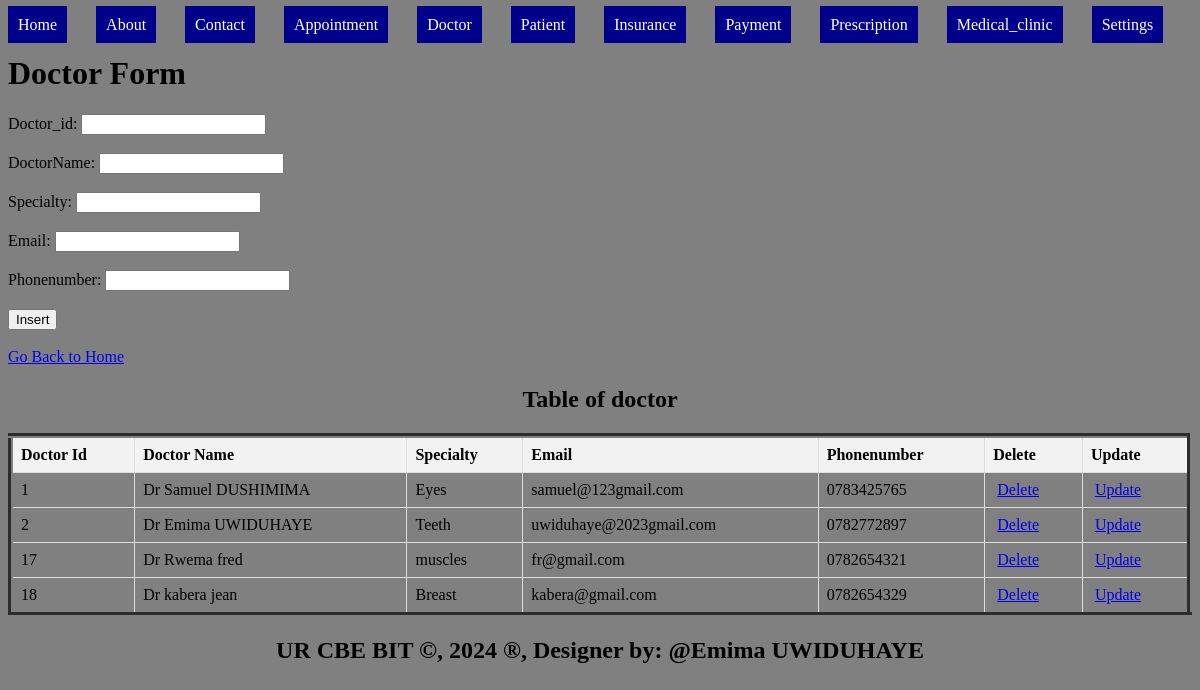
/doctor.php, run on the app's committed database.
### tables this page shows
CREATE TABLE `doctor` (
  `Doctor_id` int(10) NOT NULL,
  `DoctorName` varchar(90) DEFAULT NULL,
  `Specialty` text DEFAULT NULL,
  `Email` varchar(40) DEFAULT NULL,
  `Phonenumber` varchar(20) DEFAULT NULL
);

### doctor.php (the view, shortened to what this page needs)
<!DOCTYPE html>
<html>
<head>
</head>
<body bgcolor="grey">
   <ul style="list-style-type: none; padding: 0;">
    <li style="display: inline; margin-right: 10px;"><a href="./home.html" style="padding: 10px; color: white; background-color:  darkblue; text-decoration: none; margin-right: 15px;">Home</a></li>
    <li style="display: inline; margin-right: 10px;"><a href="./about.html" style="padding: 10px; color: white; background-color:  darkblue; text-decoration: none; margin-right: 15px;">About</a></li>
    <li style="display: inline; margin-right: 10px;"><a href="./contact.html" style="padding: 10px; color: white; background-color: darkblue; text-decoration: none; margin-right: 15px;">Contact</a></li>
    <li style="display: inline; margin-right: 10px;"><a href="./Appointment.php" style="padding: 10px; color: white; background-color:  darkblue; text-decoration: none; margin-right: 15px;">Appointment</a></li>
    <li style="display: inline; margin-right: 10px;"><a href="./Doctor.php" style="padding: 10px; color: white; background-color: darkblue;text-decoration: none; margin-right: 15px;">Doctor</a></li>
    <li style="display: inline; margin-right: 10px;"><a href="./Patient.php" style="padding: 10px; color: white; background-color: darkblue; text-decoration: none; margin-right: 15px;">Patient</a></li>
    <li style="display: inline; margin-right: 10px;"><a href="./Insurance.php" style="padding: 10px; color: white; background-color:  darkblue; text-decoration: none; margin-right: 15px;">Insurance</a></li>
    <li style="display: inline; margin-right: 10px;"><a href="./Payment.php" style="padding: 10px; color: white; background-color: darkblue;text-decoration: none; margin-right: 15px;">Payment</a></li>
    <li style="display: inline; margin-right: 10px;"><a href="./Prescription.php" style="padding: 10px; color: white; background-color:  darkblue; text-decoration: none; margin-right: 15px;">Prescription</a></li>
    <li style="display: inline; margin-right: 10px;"><a href="./Medical.php" style="padding: 10px; color: white; background-color: darkblue;text-decoration: none; margin-right: 15px;">Medical_clinic</a></li>
    <li class="dropdown" style="display: inline; margin-right: 10px;">
      <a href="#" style="padding: 10px; color: white; background-color: darkblue; text-decoration: none; margin-right: 15px;">Settings</a>
    </li>
  </ul>
    <h1>Doctor Form</h1>
<form method="post" onsubmit="return confirmInsert();">
<label for="did">Doctor_id:</label>
<input type="number" id="did" name="did" required><br><br>
<label for="pname">DoctorName:</label>
<input type="text" id="dname" name="dname" required><br><br>
<label for="specialty">Specialty:</label>
<input type="text" id="Specialty" name="specialty" required><br><br>
<label for="eml">Email:</label>
<input type="text" id="eml" name="eml" required><br><br>
<label for="eml">Phonenumber:</label>
<input type="text" id="phone" name="phone" required><br><br>
<input type="submit" name="add" value="Insert"><br><br>
<a href="./home.html">Go Back to Home</a>
</form>
<!DOCTYPE html>
<html>
<head>
</head>
<body>
    <center><h2>Table of doctor</h2></center>
    <table border="5">
        <tr>
            <th>Doctor Id</th>
            <th>Doctor Name</th>
            <th>Specialty</th>
            <th>Email</th>
            <th>Phonenumber</th>
            <th>Delete</th>
            <th>Update</th>
        </tr>
        <?php
        $host = "localhost";
        $user = "root";
        $pass = "";
        $database = "emima";
        $connection = new mysqli($host, $user, $pass, $database);
        $sql = "SELECT * FROM doctor";
        $result = $connection->query($sql);
        if ($result->num_rows > 0) {
            while ($row = $result->fetch_assoc()) {
                $did = $row['Doctor_id'];
                echo "<tr>
                    <td>" . $row['Doctor_id'] . "</td>
                    <td>" . $row['DoctorName'] . "</td>
                     <td>" . $row['Specialty'] . "</td>
                    <td>" . $row['Email'] . "</td>
                    <td>" . $row['Phonenumber'] . "</td>
                    <td><a style='padding:4px' href='delete.Doctor.php?Doctor_id=$did'>Delete</a></td>
                    <td><a style='padding:4px' href='update_Doctor.php?Doctor_id=$did'>Update</a></td>
                </tr>";
            }
        } else {
            echo "<tr><td colspan='5'>No data found</td></tr>";
        }
        ?>
    </table>
</body>
<footer>
  <center>
    <b><h2>UR CBE BIT &copy, 2024 &reg, Designer by: @Emima UWIDUHAYE</h2></b>
  </center>
</footer>
</body>
</html>

### doctor.php (style rules this page uses)
.dropdown { position: relative; display: inline; margin-right: 10px; }
table { width: 100%; border-collapse: collapse; }
th, td { border: 1px solid #ddd; padding: 8px; text-align: left; }
th { background-color: #f2f2f2; }

### data on the page
doctor: Doctor_id "1", DoctorName "Dr Samuel DUSHIMIMA", Specialty "Eyes", Email "samuel@123gmail.com", Phonenumber "0783425765"
doctor: Doctor_id "2", DoctorName "Dr Emima UWIDUHAYE", Specialty "Teeth", Email "uwiduhaye@2023gmail.com", Phonenumber "0782772897"
doctor: Doctor_id "17", DoctorName "Dr Rwema fred", Specialty "muscles", Email "fr@gmail.com", Phonenumber "0782654321"
doctor: Doctor_id "18", DoctorName "Dr kabera jean", Specialty "Breast", Email "kabera@gmail.com", Phonenumber "0782654329"
